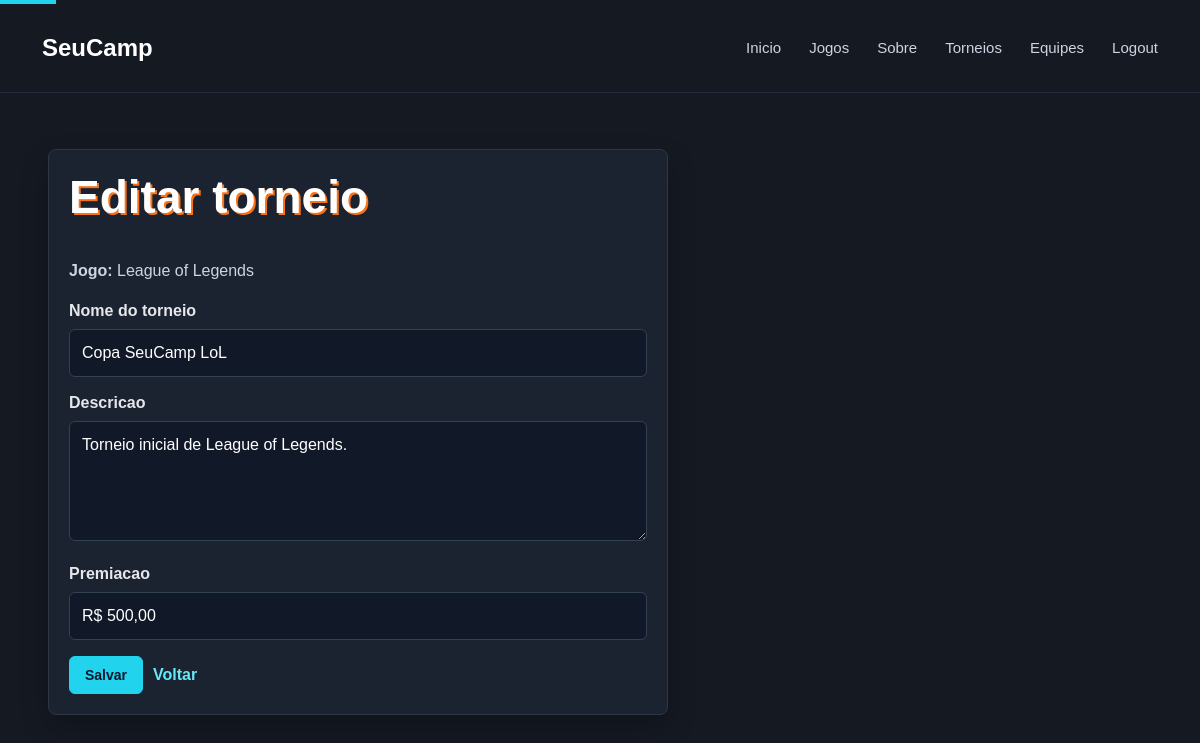
/?p=editar-torneio&id=1 (signed in), run on the app's committed database.
### tables this page shows
CREATE TABLE IF NOT EXISTS torneios (
    id INT AUTO_INCREMENT PRIMARY KEY,
    id_jogo INT NOT NULL,
    id_usuario INT NOT NULL,
    nome VARCHAR(120) NOT NULL,
    descricao TEXT NOT NULL,
    premiacao VARCHAR(120) DEFAULT '',
    criado_em DATETIME DEFAULT CURRENT_TIMESTAMP,
    FOREIGN KEY (id_usuario) REFERENCES usuarios(id) ON DELETE CASCADE
);

### Controller/TorneioController.php (called while the page is built, shortened)
<?php
require_once __DIR__ . "/../Model/Torneio.php";
require_once __DIR__ . "/../Model/Jogo.php";
class TorneioController {
    public static function editar() {
        $id = (int) ($_GET['id'] ?? 0);
        $torneio = Torneio::buscarPorId($id);
        $jogo = Jogo::buscarPorId($torneio->id_jogo);
        $acao = "?p=atualizar-torneio";
        $titulo = "Editar torneio";
        require __DIR__ . "/../View/form_torneio.php";
    }
}

### index.php (called while the page is built, shortened)
<?php
require "Controller/TorneioController.php";
$pagina = $_GET['p'] ?? 'inicio';
match ($pagina) {
    'inicio'            => HomeController::inicio(),
    'sobre'             => HomeController::sobre(),
    'login'             => UsuarioController::login(),
    'entrar'            => UsuarioController::entrar(),
    'cadastro'          => UsuarioController::cadastro(),
    'cadastrar'         => UsuarioController::cadastrar(),
    'logout'            => UsuarioController::logout(),
    'jogos'             => JogoController::listar(),
    'jogo'              => JogoController::ver(),
    'torneio'           => TorneioController::ver(),
    'meus-torneios'     => TorneioController::meus(),
    'novo-torneio'      => TorneioController::novo(),
    'salvar-torneio'    => TorneioController::salvar(),
    'editar-torneio'    => TorneioController::editar(),
    'atualizar-torneio' => TorneioController::atualizar(),
    'excluir-torneio'   => TorneioController::excluir(),
    'equipes'           => EquipeController::minhas(),
    'inscrever-equipe'  => EquipeController::inscrever(),
    'banco'             => require "criar-banco.php",
    default             => HomeController::inicio(),
};

### Config/Banco.php (called while the page is built)
<?php
abstract class Banco {
    private static $conn;
    public static function getConn(): PDO {
        if (!isset(self::$conn)) {
            try {
                self::$conn = new PDO(
                    "mysql:host=localhost;dbname=seucamp;charset=utf8mb4",
                    "root",
                    "",
                    [
                        PDO::ATTR_ERRMODE => PDO::ERRMODE_EXCEPTION
                    ]
                );
            } catch (Exception $e) {
                header("Location: ?p=banco");
                exit;
            }
        }
        return self::$conn;
    }
}

### Model/Torneio.php (called while the page is built, shortened)
<?php
require_once __DIR__ . "/../Config/Banco.php";
require_once __DIR__ . "/Jogo.php";
class Torneio {
    public static function buscarPorId($id) {
        $sql = "SELECT torneios.*,
                       (SELECT COUNT(*) FROM equipes WHERE equipes.id_torneio = torneios.id) AS total_equipes
                FROM torneios
                WHERE torneios.id = ?
                LIMIT 1";
        $consulta = Banco::getConn()->prepare($sql);
        $consulta->execute([$id]);
        $torneio = $consulta->fetchObject();
        if ($torneio) {
            $jogo = Jogo::buscarPorId($torneio->id_jogo);
            $torneio->nome_jogo = $jogo->nome ?? 'Jogo';
        }
        return $torneio;
    }
}

### Model/Jogo.php (called while the page is built, shortened)
<?php
class Jogo {
    public static function dadosFixos() {
        return [
            (object) [
                'id' => 1,
                'nome' => 'League of Legends',
                'descricao' => 'Jogo de estrategia em equipes com partidas competitivas.',
                'imagem' => 'public/img/league-of-legends.jpg'
            ],
            (object) [
                'id' => 2,
                'nome' => 'Valorant',
                'descricao' => 'Jogo de tiro tatico em equipes com agentes e habilidades.',
                'imagem' => 'public/img/valorant.webp'
            ],
            (object) [
                'id' => 3,
                'nome' => 'Counter-Strike 2',
                'descricao' => 'Jogo de tiro competitivo em equipes, com partidas entre terroristas e contra-terroristas.',
                'imagem' => 'public/img/counter-strike-2.jpg'
            ]
        ];
    }
    public static function buscarPorId($id) {
        foreach (self::dadosFixos() as $jogo) {
            if ($jogo->id == $id) {
                return $jogo;
            }
        }
        return null;
    }
}

### View/form_torneio.php (the view, shortened to what this page needs)
<?php require __DIR__ . "/cabecalho.php"; ?>
<section class="formulario">
    <h1><?= htmlspecialchars($titulo) ?></h1>
    <p><strong>Jogo:</strong> <?= htmlspecialchars($jogo->nome) ?></p>
    <form action="<?= htmlspecialchars($acao) ?>" method="post">
        <label>Nome do torneio</label>
        <input type="text" name="nome" value="<?= htmlspecialchars($torneio->nome ?? '') ?>" required>
        <label>Descricao</label>
        <textarea name="descricao" rows="4" required><?= htmlspecialchars($torneio->descricao ?? '') ?></textarea>
        <label>Premiacao</label>
        <input type="text" name="premiacao" value="<?= htmlspecialchars($torneio->premiacao ?? '') ?>">
        <footer>
            <button type="submit">Salvar</button>
            <a href="?p=jogo&id=<?= $jogo->id ?>">Voltar</a>
        </footer>
    </form>
</section>
<?php require __DIR__ . "/rodape.php"; ?>

### public/css/main.css (style rules this page uses)
* { box-sizing: border-box; }
body { margin: 0; font-family: Arial, Helvetica, sans-serif; background: #151922; color: #f8fafc; line-height: 1.5; }
body::before { content: ""; display: block; height: 4px; width: 56px; background: #22d3ee; }
h1, h2, h3 { color: #ffffff; margin-top: 0; line-height: 1.2; }
h1 { font-size: 46px; margin-bottom: 34px; text-shadow: 2px 2px 0 #f97316; }
p { margin-top: 0; color: #cbd5e1; }
.caixa, .card, .formulario { background: #1b2230; border: 1px solid #2d3748; border-radius: 8px; padding: 20px; margin-bottom: 18px; overflow: hidden; box-shadow: 0 12px 28px rgba(0, 0, 0, .22); }
.botao, button { display: inline-block; background: #22d3ee; color: #0f172a; border: 1px solid #22d3ee; border-radius: 6px; padding: 10px 15px; text-decoration: none; cursor: pointer; font-size: 14px; font-weight: bold; }
.formulario { max-width: 620px; }
.formulario label { display: block; margin-top: 14px; margin-bottom: 6px; font-weight: bold; color: #e5e7eb; }
.formulario input, .formulario textarea { width: 100%; padding: 11px 12px; border: 1px solid #334155; border-radius: 6px; font: inherit; background: #111827; color: #ffffff; }
.formulario footer, .acoes { margin-top: 16px; display: flex; gap: 10px; align-items: center; flex-wrap: wrap; }
.formulario footer a { color: #67e8f9; text-decoration: none; font-weight: bold; }

### data on the page
torneios: nome "Copa SeuCamp LoL", descricao "Torneio inicial de League of Legends.", premiacao "R$ 500,00"

### other printed values
$titulo "Editar torneio"
$jogo->nome "League of Legends"
